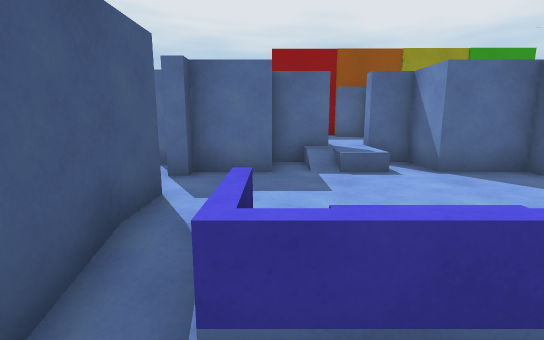
View 1 (above)

24 first-person views from a walk through a Unity game level. The camera is 1.5 m above the floor, tilts 10° down and sees 85° across. The floor is counted in squares, 1 m on a side. Each view is taken from the middle of a square. On the plan, view 1 faces up. The plan holds only what a view shows up to about 15 squares ahead; the rest is blank. The place goes on beyond the plan. Surface patterns are stand-ins for the level's own textures.

View 2
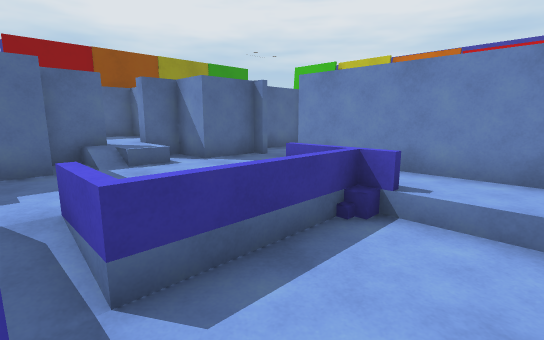

View 3
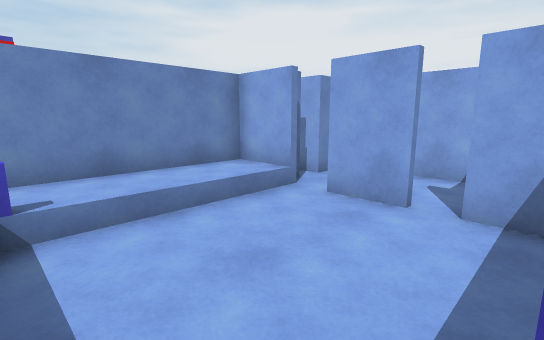

View 4
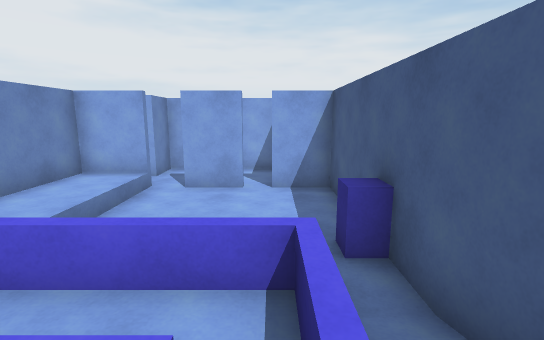

View 5
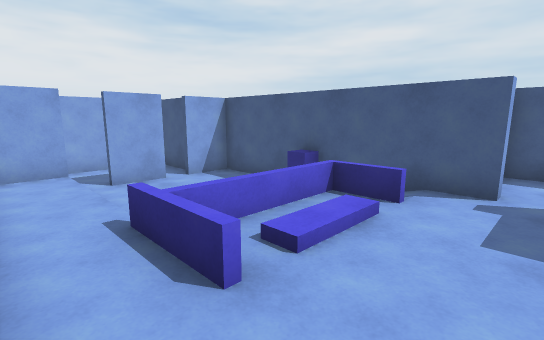

View 6
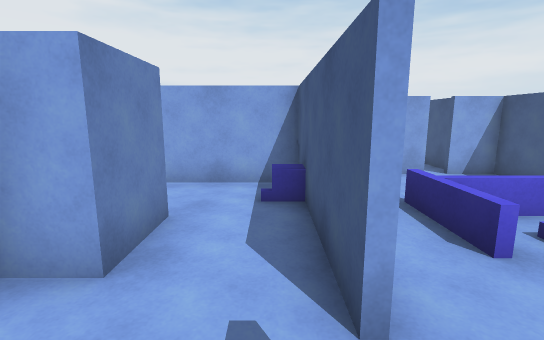

View 7
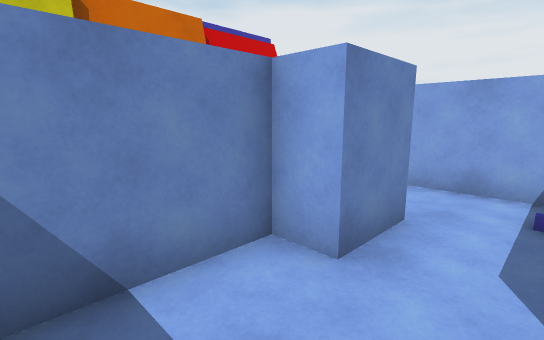

View 8
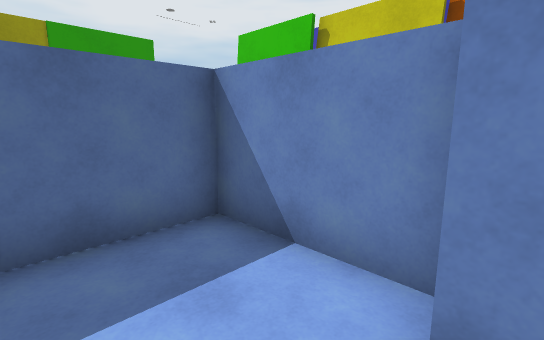

View 9
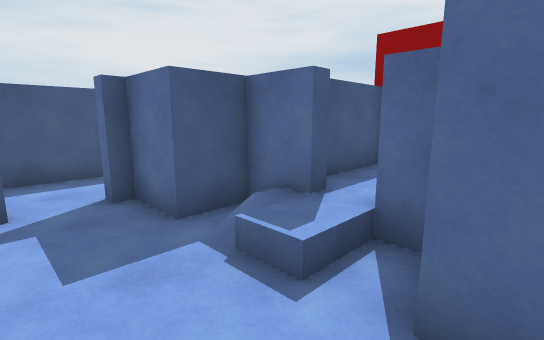

View 10
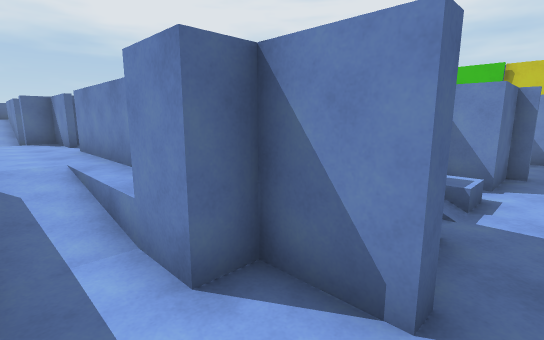

View 11
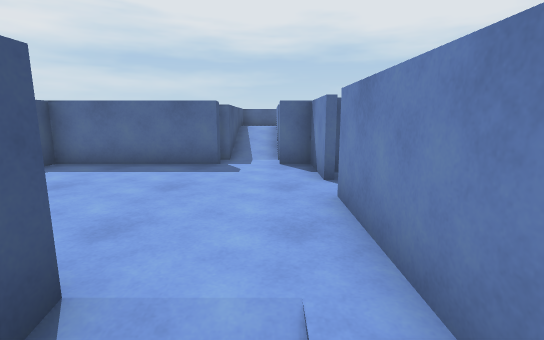

View 12
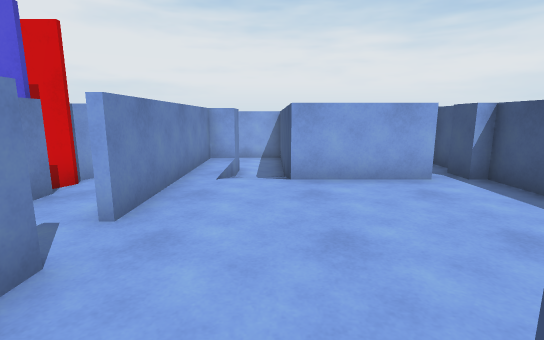

View 13
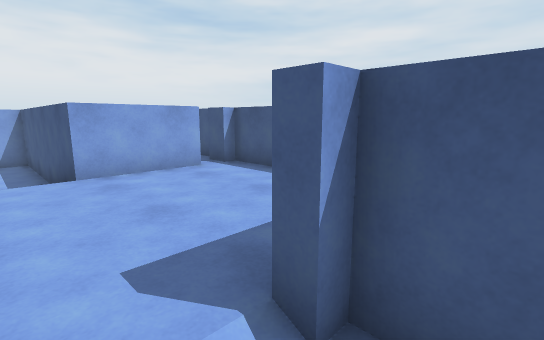

View 14
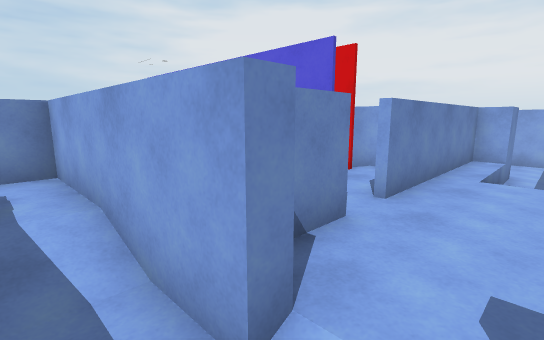

View 15
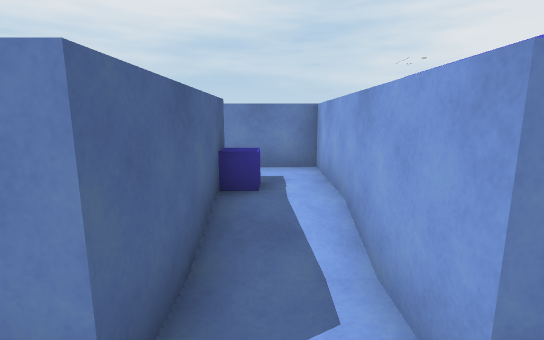

View 16
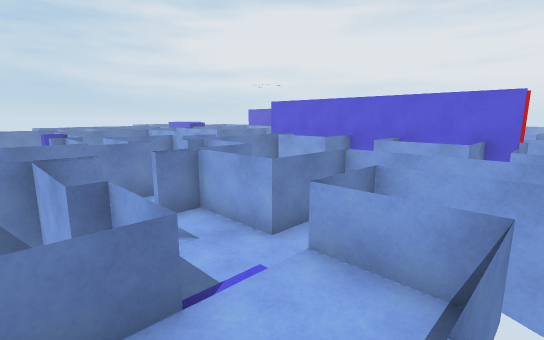

View 17
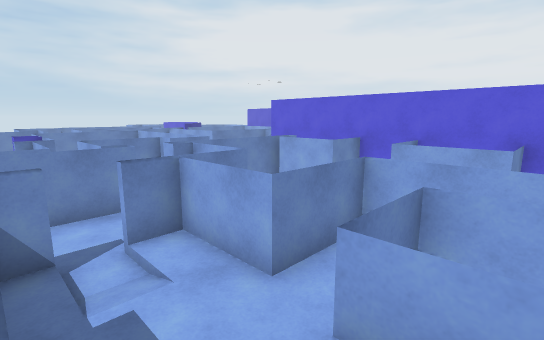

View 18
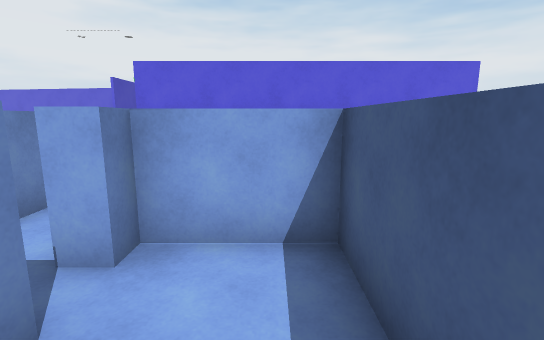

View 19
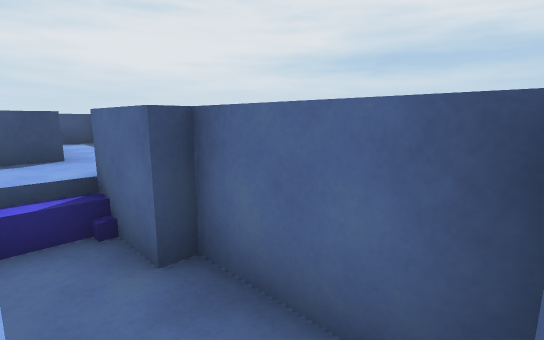

View 20
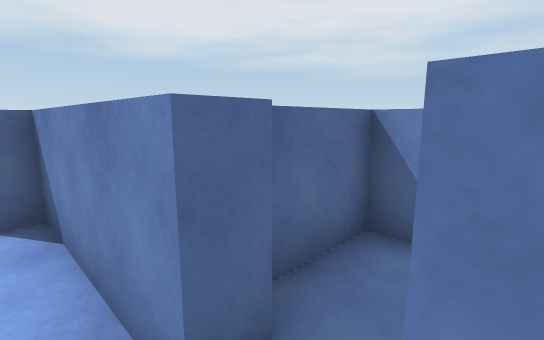

View 21
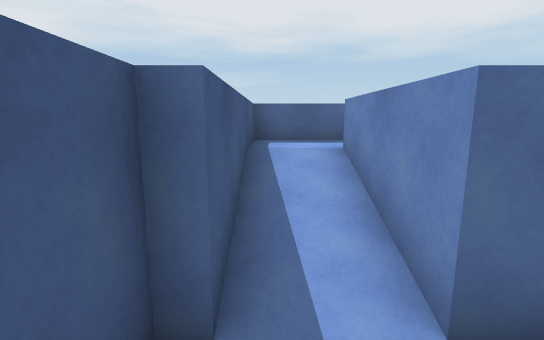

View 22
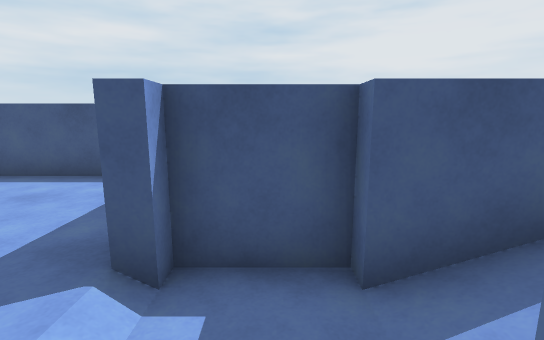

View 23
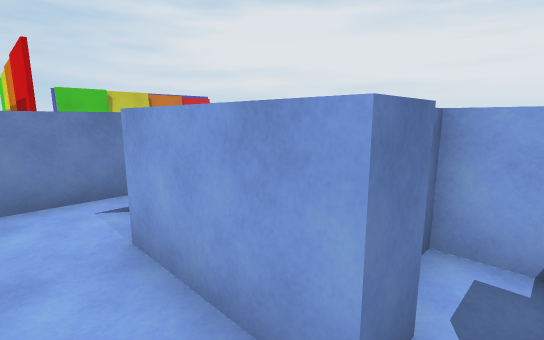

View 24
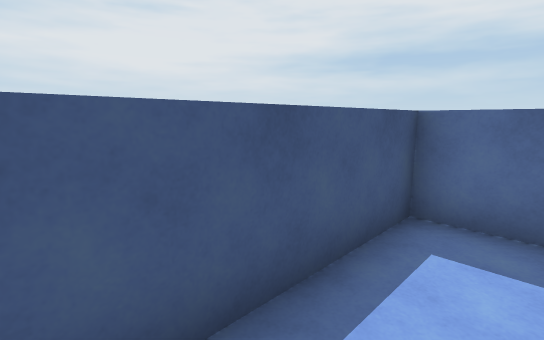

### Floor plan
Key: @ floor where view 1 was taken; # wall or solid block; x gap in a wall; . main floor; : floor 0.25 m higher than the main floor; - floor 0.25 m lower than the main floor; _ floor 0.5 m lower than the main floor; + floor 0.75 m higher than the main floor; < floor 1 m lower than the main floor; / step, stairs or slope; = window, fence, low wall or low ledge; ^ raised ledge; O other object.
Columns run from 9 left of view 1 to 12 right of it. Each row starts with its distance up from view 1.
 25     #===
 24     #++++ =#######
 23     #+#==+#=::= .#
 22     #/=#=+/::....##
 21     #/=#===:::=..###
 20     #/###=x:==#..x.#
 19     #---/:::= #..x.#
 18 #####--##=#=# ####.#
 17 #......# #       # ##
 16 #......# #       #
 15 #........#       #
 14 #......#.#       #
 13 #......#.##         OO
 12 #.###..#.#####      OO
 11 #x# #//####-#
 10 #.# #//#  #--
  9 ### #_/#  #--
  8     #_/####-##
  7     #__###/-_######
  6     #__###_/_##___#
  5     #_____________#
  4     ####______#___#
  3        #_=//_=#__##
  2        #/=___=#__#
  1        #<<<</_#^__
  0        #^@<<<_#^__
 -1        #<<<<<_#####
 -2        #<<<<<_#
 -3        #<<<<<_#
 -4        ##xx#<##
 -5         #<<<<x
 -6         #<<<<##
 -7         ######

Where each view was taken, in squares from view 1:
view 1: 0 up, 0 right, facing up
view 2: 1 down, 1 left, facing up-right
view 3: 1 up, 1 left, facing down-right
view 4: 4 up, 0 right, facing down
view 5: 5 up, 5 right, facing down-left
view 6: 6 up, 6 right, facing down
view 7: 6 up, 6 right, facing down-right
view 8: 3 up, 6 right, facing up-right
view 9: 4 up, 4 right, facing up-left
view 10: 5 up, 4 left, facing up-right
view 11: 10 up, 3 left, facing up
view 12: 18 up, 4 left, facing down
view 13: 19 up, 3 left, facing down-left
view 14: 19 up, 4 left, facing down-right
view 15: 19 up, 4 left, facing right
view 16: 24 up, 1 left, facing down-right
view 17: 23 up, 0 right, facing down-right
view 18: 22 up, 6 right, facing down
view 19: 22 up, 5 right, facing up-left
view 20: 19 up, 7 right, facing up-right
view 21: 18 up, 4 left, facing up
view 22: 19 up, 2 left, facing left
view 23: 13 up, 8 left, facing down-right
view 24: 13 up, 7 left, facing up-left
